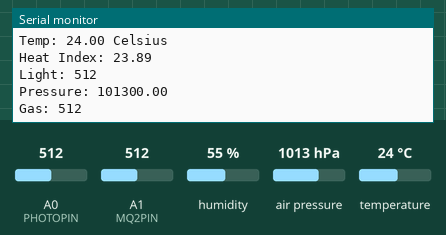
Recording of a sketch running on a simulated Arduino Mega 2560, built for the host (arithmetic inside an expression is 32-bit, double 64-bit). Parts: the last lines printed to the serial monitor. The inputs (shaded band) are chosen by the test bench; at power-on: humidity 55 %, air pressure 1013 hPa, A0 (PHOTOPIN) = 512, A1 (MQ2PIN) = 512, temperature 24 °C. WiFi joins after 1.5 s; servers stay silent unless stated.

Above: at 1.8 s.
1.9 s: humidity set to 22 %
3.4 s: air pressure set to 952 hPa
At 4.7 s:
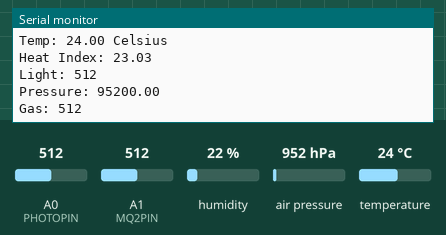
4.9 s: A0 (PHOTOPIN) set to 716
At 5.8 s:
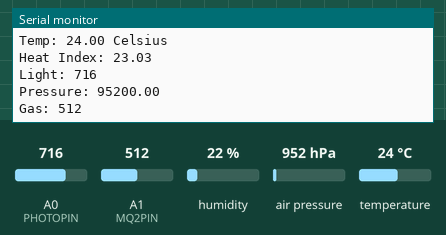
6.4 s: A1 (MQ2PIN) set to 716
At 7.8 s:
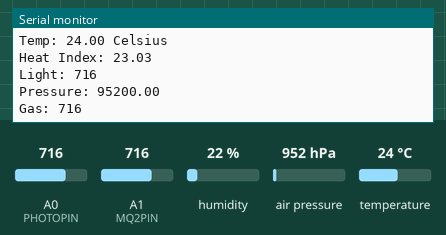
7.9 s: temperature set to 12 °C
9.4 s: air pressure set to 975 hPa
At 10.2 s:
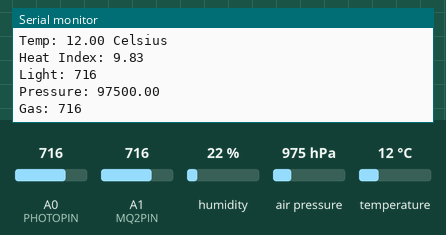
Timing chart, 0 to 11.9 s (numbered marks = the images above; inputs shaded):
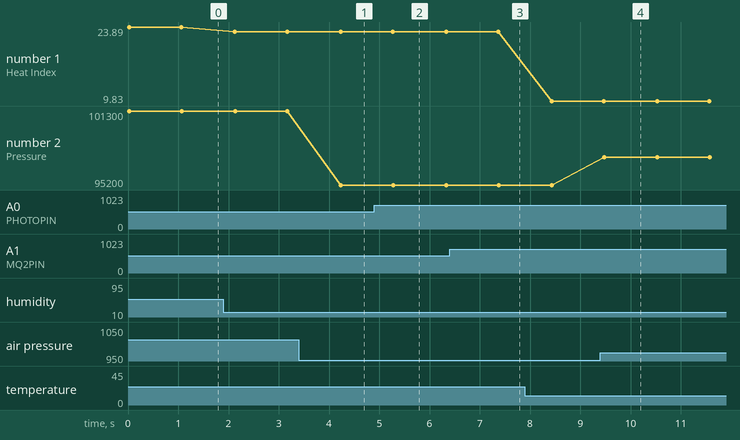

The sketch:

main.ino
```cpp
void setup() {
  Serial.begin(9600);
  setupSensors();
  setupShield();
}

void loop() {
  updateSensorValues();
  printData();
  listenForEthernatClients();
  delay(1000);
}
```

ethernet.ino
```cpp
#include <SPI.h>
#include  <Ethernet.h>

// Led pin, used for the internet connection
#define LEDPIN 7

//MAC adress of controller
byte mac[] = {
  0xDE, 0xAD, 0xBE, 0xEF, 0xFE, 0xED
};
//IP address of controler
IPAddress ip(192, 168, 1, 177);
// Initialize the Ethernet server library
// with the IP address and port you want to use
// (port 80 is default for HTTP):
EthernetServer server(80);

// This will store the request that a client has sent
// in order to then determine what the client desires
// For now the possibliites are:
//  - He wants to turn on the led
//  - He wants to turn off the led
//  - He wants to read the sensor values (default)
String requestRecieved = String(200);

void setupShield(){
  Ethernet.begin(mac,ip);
  server.begin();
}

void listenForEthernatClients(){
  // listen for incoming clients
  //Gets a client that is connected to the server and has data available for reading.
  EthernetClient client = server.available();
  if (client){
    Serial.println("Got a client.");
    boolean currentLineIsBlank = true;
    while(client.connected())
    //Whether or not the client is connected. Note that a client is considered connected if the connection has been closed but there is still unread data.
    {
      if (client.available()){
        char c = client.read();
        if (requestRecieved.length() < 200) // not to overflow the array in the case of a big request
          requestRecieved.concat(c);
        // if you've gotten to the end of the line (received a newline
        // character) and the line is blank, the http request has ended,
        // so you can send a reply
        if (c=='\n' && currentLineIsBlank) {
          // Print the recieved request
          Serial.println(requestRecieved);

          // Here we will check whether the led variable was recieved
          if (requestRecieved.indexOf("led=")!=-1) {
            int value = requestRecieved.indexOf("led=") + 4;
            if (requestRecieved.charAt(value) == 't') // Meaning that it's led=true
              digitalWrite(LEDPIN,HIGH);
            else // Meaning thats it's led!=true (false works)
              digitalWrite(LEDPIN,LOW);
          }

          //send a standard http response header
          client.println("HTTP/1.1 200 OK");
          client.println("Content-Type: text/html");
          client.println();
          //Send sensor data under suiatble format to client; code in sensors.ino file
          char message[333];
          //get sensor values and print them
          htmlEncodeSensorsData(message);
          client.println(message);
          Serial.println("Message sent");
          // Reset the string containing the client request
          requestRecieved = "";
          break;
        }
        if (c=='\n'){
          //you're starting a new line
          currentLineIsBlank = true;
        } else if (c != '\r'){
          //you've gotten a character on the current line
          currentLineIsBlank = false;
        }
      }
    }
    delay(1);
    client.stop();
  }

}
```

sensors.ino
```cpp
//Libraries
#include <DHT.h>
#include <Adafruit_BMP085_U.h>
#include <Adafruit_Sensor.h>

//Constants
#define MQ2PIN A1
#define DHTPIN 34
#define PHOTOPIN A0
DHT dht(DHTPIN, DHT11);
Adafruit_BMP085_Unified bmp;

//Variables
float hum; //Humidity
float temp; //Temperature
float hi; //Heat index
int light; //Light measurement
float pressure; //Preassure measurement
int gas; //Gas sensor measurement

void setupSensors() {
  dht.begin();//Initialize communication with DHT11
  pinMode(PHOTOPIN, INPUT);//Initialize input from photoresistor
  pinMode(MQ2PIN, INPUT);//Initialize input from gas sensor
  bmp.begin();//Initialise pressure sensor

}

void updateSensorValues()
{
  readHumiditySensor();
  readPhotoResistor();
  readPressure();
  readGasSensor();
}

void printData()
{
  Serial.print("Humidity: ");
  Serial.println(hum);
  Serial.print("Temp: ");
  Serial.print(temp);
  Serial.println(" Celsius");
  Serial.print("Heat Index: ");
  Serial.println(hi);
  Serial.print("Light: ");
  Serial.println(light);
  Serial.print("Pressure: ");
  Serial.println(pressure);
  Serial.print("Gas: ");
  Serial.println(gas);
  Serial.println();
}

void htmlEncodeSensorsData(char *res){
  sprintf(res,"Humidity: %s <br />Temp: %s Celsius<br />Heat index: %s <br />Light: %d<br />Pressure: %s <br />Gas: %d",String(hum).c_str(),String(temp).c_str(),String(hi).c_str(),light,String(pressure).c_str(),gas);
}
void readHumiditySensor()
{
  hum = dht.readHumidity();
  temp = dht.readTemperature();
  hi = dht.computeHeatIndex(temp, hum, false);
}

void readPhotoResistor()
{
  light = analogRead(PHOTOPIN);
}

void readPressure()
{
  bmp.getPressure(& pressure);
}

void readGasSensor()
{
  gas = analogRead(MQ2PIN);
}
```

Measured:
- after the input at 3.4 s, the serial monitor: prints a new line after 0.84 s (image 1)
- after the input at 4.9 s, the serial monitor: prints a new line after 0.37 s (image 2)
- after the input at 6.4 s, the serial monitor: prints a new line after 1.0 s (image 3)
- after the input at 9.4 s, the serial monitor: prints a new line after 0.07 s (image 4)
- plotted number 1: 23.89 → 23.03 after the input at 1.9 s, 23.03 → 9.83 after the input at 7.9 s
- plotted number 2: 101300 → 95200 after the input at 3.4 s, 95200 → 97500 after the input at 9.4 s
